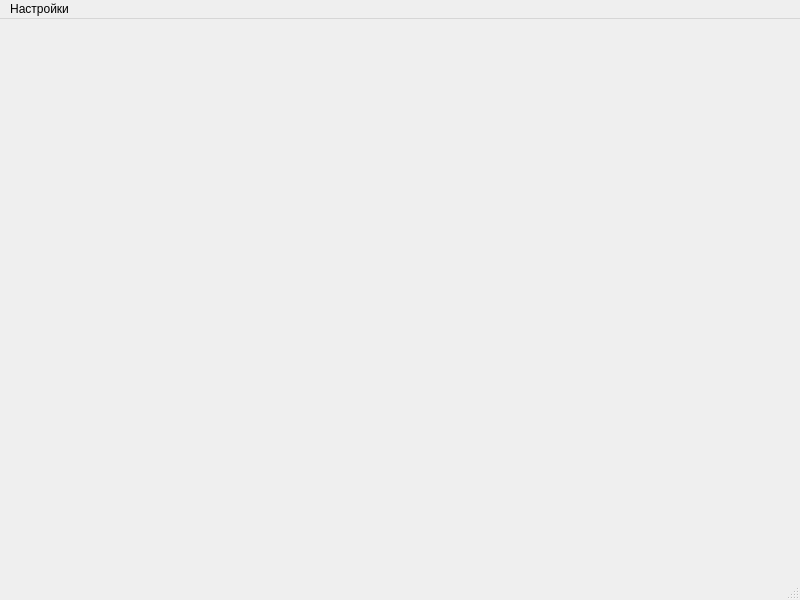
<?xml version="1.0" encoding="UTF-8"?>
<ui version="4.0">
 <class>MainWindow</class>
 <widget class="QMainWindow" name="MainWindow">
  <property name="geometry">
   <rect>
    <x>0</x>
    <y>0</y>
    <width>800</width>
    <height>600</height>
   </rect>
  </property>
  <property name="windowTitle">
   <string>MainWindow</string>
  </property>
  <widget class="QWidget" name="centralwidget">
   <layout class="QVBoxLayout" name="verticalLayout">
    <item>
     <layout class="QHBoxLayout" name="DrawWidgets_hl"/>
    </item>
    <item>
     <layout class="QHBoxLayout" name="DrawWidgetsTest_hl"/>
    </item>
   </layout>
  </widget>
  <widget class="QMenuBar" name="menubar">
   <property name="geometry">
    <rect>
     <x>0</x>
     <y>0</y>
     <width>800</width>
     <height>26</height>
    </rect>
   </property>
   <widget class="QMenu" name="menu">
    <property name="title">
     <string>Настройки</string>
    </property>
    <addaction name="Menu_StandParameters"/>
   </widget>
   <addaction name="menu"/>
  </widget>
  <widget class="QStatusBar" name="statusbar"/>
  <action name="Menu_StandParameters">
   <property name="text">
    <string>Параметры стенда</string>
   </property>
  </action>
 </widget>
 <resources/>
 <connections/>
</ui>
